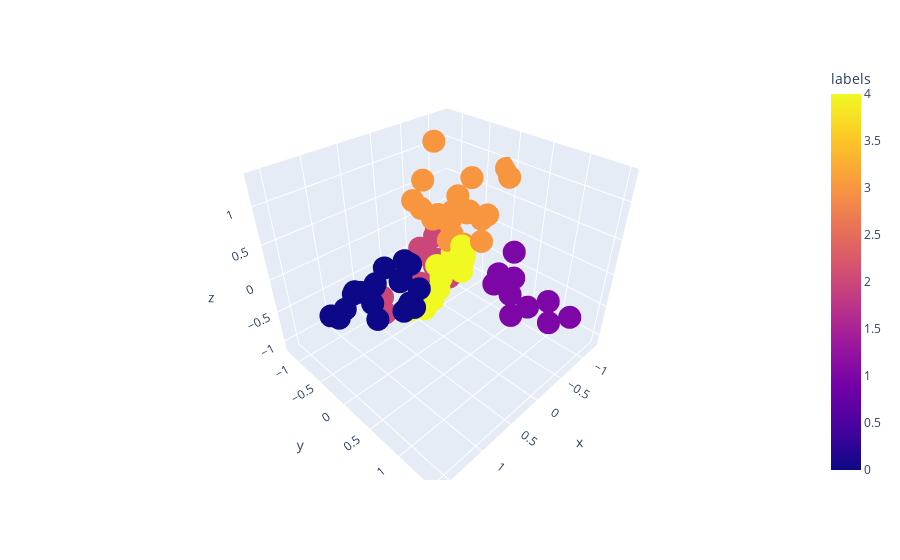

Source (notebook cell):
### Code cell
#The plot shows that 3 features is the optimal value for n.

pca3 = decomposition.PCA(n_components=3)
pca3.fit(X)

scores_pca3 = pca3.transform(X)
scores_df = pd.DataFrame(scores_pca3, columns=['x', 'y', 'z'])

scores_df.head()
print(scores_df.shape)
scores_pca3[:,0]

model = KMeans(n_clusters=5, random_state=10)
model = model.fit(scores_pca3)
labels_pca3 = model.labels_

pca3_labels = X.copy()

xs = scores_pca3[:,0]
pca3_labels['x'] = xs

ys = scores_pca3[:,1]
pca3_labels['y'] = ys

zs = scores_pca3[:,2]
pca3_labels['z'] = zs

pca3_labels['labels'] = labels_pca3
pca3_labels

pca3_labels = pca3_labels.loc[:, ['x', 'y', 'z', 'labels']]
pca3_labels

#plt.scatter(pca_labels['x'], pca_labels['y'], c=pca_labels['labels'])
#plt.show()
import plotly.express as px
fig = px.scatter_3d(pca3_labels, x='x', y='y', z='z', color = 'labels')

fig.show()
